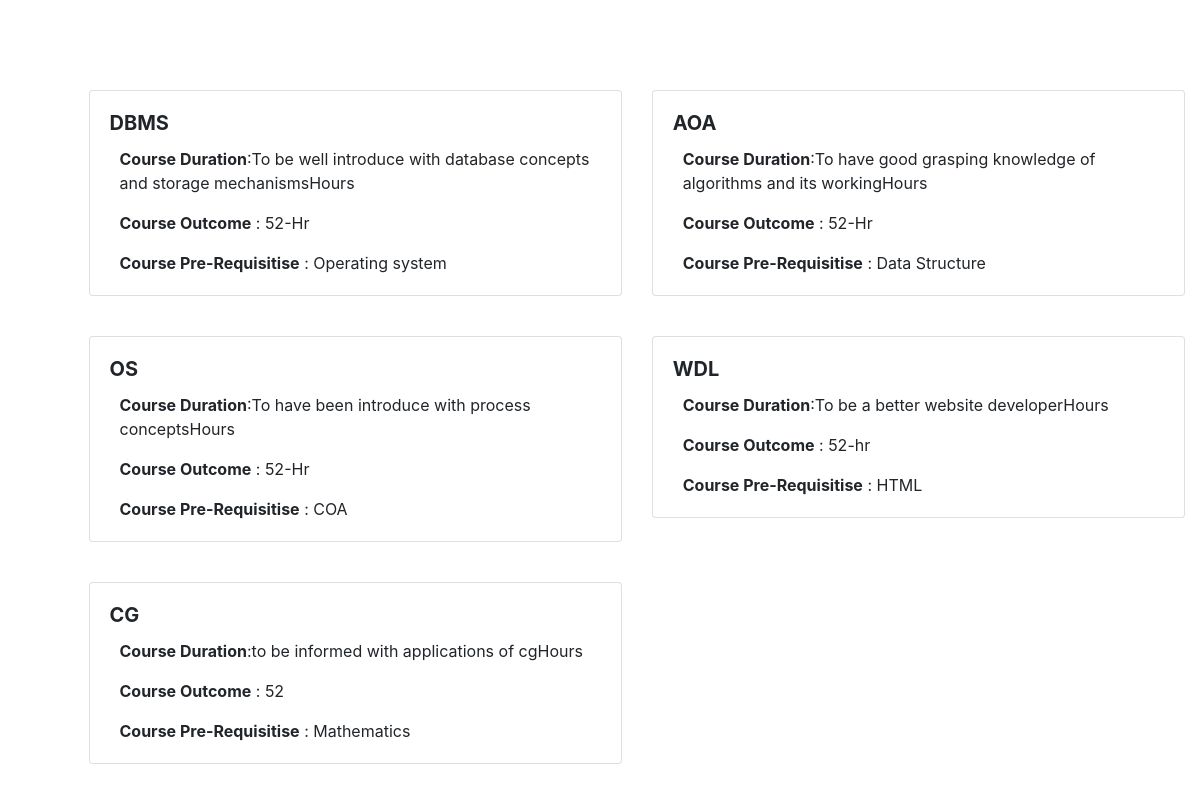
The app's page /AvailCourse.php with its own data.
### tables this page shows
CREATE TABLE `course` (
  `CID` int(11) NOT NULL,
  `CName` varchar(100) NOT NULL,
  `COutcome` longtext NOT NULL,
  `CDuration` varchar(30) NOT NULL,
  `CPrereq` varchar(100) DEFAULT NULL,
  `Last_Modified` timestamp NULL DEFAULT NULL
);

### OOPHP/Course/DB.php (called while the page is built, shortened)
<?php
class Database{
	public function connect_db(){
		$dbhost='localhost';
		$dbuser='root';
		$dbpass='';
		$dbname='OnlineTutorial';
		$this->connection = mysqli_connect($dbhost, $dbuser, $dbpass, $dbname);
	}
}
?>

### OOPHP/Course/Course.php (called while the page is built, shortened)
<?php
require_once('DB.php');
	class Course extends Database{
		 public function scourse(){
			$sql = "SELECT * FROM `course`";
			$res = mysqli_query($this->connection, $sql);
			return $res;
		}
	}
$Course=new Course();
?>

### AvailCourse.php (the view, shortened to what this page needs)
<!DOCTYPE html>
<html>
<head>
		<link rel="stylesheet" type="text/css" href="Css/slide2.css">
	<link rel="stylesheet" type="text/css" href="Css/bootstrap.css">
</head>
<body>
<div class="container-fluid">
	<div class="row">
		<?php
	require_once 'OOPHP/Course/Course.php';
	$res = $Course->scourse();
	if($res)
	{
		while ($row=mysqli_fetch_array($res)) {
			$cname=$row['CName'];
			$cout=$row['COutcome'];
			$cdu=$row['CDuration'];
			$cpre=$row['CPrereq'];
?>
  		<div class="col-lg-6 col-sm-6" style="margin-top: 40px;">
		    <div class="card">
		      <div class="card-body">
		        <h5 class="card-title"><b><?php echo"".$cname."";?></b></h5>
		        <p class="card-text"><b>Course Duration</b>:<?php echo"".$cout."";?>Hours</p>
		        <p class="card-text"><b>Course Outcome</b> : <?php echo"".$cdu."";?></p>
		        <p class="card-text"><b>Course Pre-Requisitise</b> : <?php echo"".$cpre."";?></p>
		      </div>
		    </div>
		  </div>
		  <?php
		}
	} ?>
	</div>
</div>
</body>
</html>

### Css/slide2.css (style rules this page uses)
p { margin-left:10px; }

### AvailCourse.php (style rules this page uses)
.row { margin-top: 50px; margin-left: 5%; }

### records on screen
course: CName "DBMS", COutcome "To be well introduce with database concepts and storage mechanisms", CDuration "52-Hr", CPrereq "Operating system"
course: CName "AOA", COutcome "To have good grasping knowledge of algorithms and its working", CDuration "52-Hr", CPrereq "Data Structure"
course: CName "OS", COutcome "To have been introduce with process concepts", CDuration "52-Hr", CPrereq "COA"
course: CName "WDL", COutcome "To be a better website developer", CDuration "52-hr", CPrereq "HTML"
course: CName "CG", COutcome "to be informed with applications of cg", CDuration "52", CPrereq "Mathematics"
